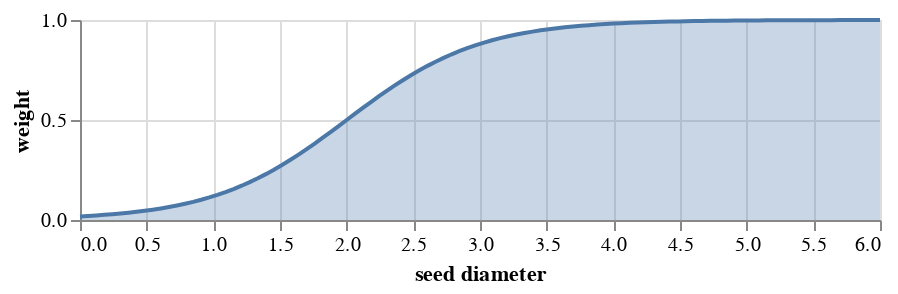

Source (notebook cell):
### Markdown cell above
---

## Scenario 2: biased sampling

In this scenario, you'll use the same hypothetical population of eucalyptus seed diameter measurements and explore the impact of a biased sampling design.

### Hypothetical sampling design

In the first design, you were asked to imagine that you collected and sifted plant material to obtain seeds. Suppose you didn't know that the typical seed is about 1mm in diameter and decided to use a sieve that is a little too coarse, tending only to sift out larger seeds and letting smaller seeds pass through. As a result, small seeds have a lower probability of being included in the sample and large seeds have a higher probability of being included in the sample. 

This kind of sampling design can be described by assigning differential *sampling weights* $w_1, \dots, w_N$ to each observation. The cell below defines a `weight_fn` that calculates a weight $w_i$ between 0 and 1 according to diameter, so that larger diameters have larger weights and are more likely to be sampled.

### Code cell
# inclusion weight as a function of seed diameter
def weight_fn(x, r = 2, c = 2):
    out = 1/(1 + np.e**(-r*(x - c)))
    return out

# create a grid of values to use in plotting the function
grid = np.linspace(0, 6, 100)
weight_df = pd.DataFrame(
    {'seed diameter': grid,
     'weight': weight_fn(grid)}
)

# plot of inclusion probability against diameter
weight_plot = alt.Chart(weight_df).mark_area(opacity = 0.3, line = True).encode(
    x = 'seed diameter',
    y = 'weight'
).properties(height = 100)

# show plot
weight_plot

### Figure 1 — Vega-Lite specification as saved in the notebook (floating-point values rounded to 4 significant figures)
{"config": {"view": {"continuousWidth": 400, "continuousHeight": 300}}, "data": {"name": "data-bd1608fc089bfebe87d6034989b5ca13"}, "mark": {"type": "area", "line": true, "opacity": 0.3}, "encoding": {"x": {"type": "quantitative", "field": "seed diameter"}, "y": {"type": "quantitative", "field": "weight"}}, "height": 100, "$schema": "https://vega.github.io/schema/vega-lite/v4.0.2.json", "datasets": {"data-bd1608fc089bfebe87d6034989b5ca13": [{"seed diameter": 0.0, "weight": 0.01799}, {"seed diameter": 0.06061, "weight": 0.02026}, {"seed diameter": 0.1212, "weight": 0.02281}, {"seed diameter": 0.1818, "weight": 0.02567}, {"seed diameter": 0.2424, "weight": 0.02888}, {"seed diameter": 0.303, "weight": 0.03249}, {"seed diameter": 0.3636, "weight": 0.03652}, {"seed diameter": 0.4242, "weight": 0.04103}, {"seed diameter": 0.4848, "weight": 0.04608}, {"seed diameter": 0.5455, "weight": 0.05171}, {"seed diameter": 0.6061, "weight": 0.05798}, {"seed diameter": 0.6667, "weight": 0.06497}, {"seed diameter": 0.7273, "weight": 0.07273}, {"seed diameter": 0.7879, "weight": 0.08134}, {"seed diameter": 0.8485, "weight": 0.09087}, {"seed diameter": 0.9091, "weight": 0.1014}, {"seed diameter": 0.9697, "weight": 0.113}, {"seed diameter": 1.03, "weight": 0.1257}, {"seed diameter": 1.091, "weight": 0.1397}, {"seed diameter": 1.152, "weight": 0.1549}, {"seed diameter": 1.212, "weight": 0.1714}, {"seed diameter": 1.273, "weight": 0.1893}, {"seed diameter": 1.333, "weight": 0.2086}, {"seed diameter": 1.394, "weight": 0.2293}, {"seed diameter": 1.455, "weight": 0.2514}, {"seed diameter": 1.515, "weight": 0.2749}, {"seed diameter": 1.576, "weight": 0.2998}, {"seed diameter": 1.636, "weight": 0.3258}, {"seed diameter": 1.697, "weight": 0.353}, {"seed diameter": 1.758, "weight": 0.3811}, {"seed diameter": 1.818, "weight": 0.4101}, {"seed diameter": 1.879, "weight": 0.4397}, {"seed diameter": 1.939, "weight": 0.4697}, {"seed diameter": 2.0, "weight": 0.5}, {"seed diameter": 2.061, "weight": 0.5303}, {"seed diameter": 2.121, "weight": 0.5603}, {"seed diameter": 2.182, "weight": 0.5899}, {"seed diameter": 2.242, "weight": 0.6189}, {"seed diameter": 2.303, "weight": 0.647}, {"seed diameter": 2.364, "weight": 0.6742}, {"seed diameter": 2.424, "weight": 0.7002}, {"seed diameter": 2.485, "weight": 0.7251}, {"seed diameter": 2.545, "weight": 0.7486}, {"seed diameter": 2.606, "weight": 0.7707}, {"seed diameter": 2.667, "weight": 0.7914}, {"seed diameter": 2.727, "weight": 0.8107}, {"seed diameter": 2.788, "weight": 0.8286}, {"seed diameter": 2.848, "weight": 0.8451}, {"seed diameter": 2.909, "weight": 0.8603}, {"seed diameter": 2.97, "weight": 0.8743}, {"seed diameter": 3.03, "weight": 0.887}, {"seed diameter": 3.091, "weight": 0.8986}, {"seed diameter": 3.152, "weight": 0.9091}, {"seed diameter": 3.212, "weight": 0.9187}, {"seed diameter": 3.273, "weight": 0.9273}, {"seed diameter": 3.333, "weight": 0.935}, {"seed diameter": 3.394, "weight": 0.942}, {"seed diameter": 3.455, "weight": 0.9483}, {"seed diameter": 3.515, "weight": 0.9539}, {"seed diameter": 3.576, "weight": 0.959}, {"seed diameter": 3.636, "weight": 0.9635}, {"seed diameter": 3.697, "weight": 0.9675}, {"seed diameter": 3.758, "weight": 0.9711}, {"seed diameter": 3.818, "weight": 0.9743}, {"seed diameter": 3.879, "weight": 0.9772}, {"seed diameter": 3.939, "weight": 0.9797}, {"seed diameter": 4.0, "weight": 0.982}, {"seed diameter": 4.061, "weight": 0.984}, {"seed diameter": 4.121, "weight": 0.9858}, {"seed diameter": 4.182, "weight": 0.9874}, {"seed diameter": 4.242, "weight": 0.9888}, {"seed diameter": 4.303, "weight": 0.9901}, {"seed diameter": 4.364, "weight": 0.9912}, {"seed diameter": 4.424, "weight": 0.9922}, {"seed diameter": 4.485, "weight": 0.9931}, {"seed diameter": 4.545, "weight": 0.9939}, {"seed diameter": 4.606, "weight": 0.9946}, {"seed diameter": 4.667, "weight": 0.9952}, {"seed diameter": 4.727, "weight": 0.9957}, {"seed diameter": 4.788, "weight": 0.9962}, {"seed diameter": 4.848, "weight": 0.9967}, {"seed diameter": 4.909, "weight": 0.997}, {"seed diameter": 4.97, "weight": 0.9974}, {"seed diameter": 5.03, "weight": 0.9977}, {"seed diameter": 5.091, "weight": 0.9979}, {"seed diameter": 5.152, "weight": 0.9982}, {"seed diameter": 5.212, "weight": 0.9984}, {"seed diameter": 5.273, "weight": 0.9986}, {"seed diameter": 5.333, "weight": 0.9987}, {"seed diameter": 5.394, "weight": 0.9989}, {"seed diameter": 5.455, "weight": 0.999}, {"seed diameter": 5.515, "weight": 0.9991}, {"seed diameter": 5.576, "weight": 0.9992}, {"seed diameter": 5.636, "weight": 0.9993}, {"seed diameter": 5.697, "weight": 0.9994}, {"seed diameter": 5.758, "weight": 0.9995}, {"seed diameter": 5.818, "weight": 0.9995}, {"seed diameter": 5.879, "weight": 0.9996}, {"seed diameter": 5.939, "weight": 0.9996}, {"seed diameter": 6.0, "weight": 0.9997}]}}
